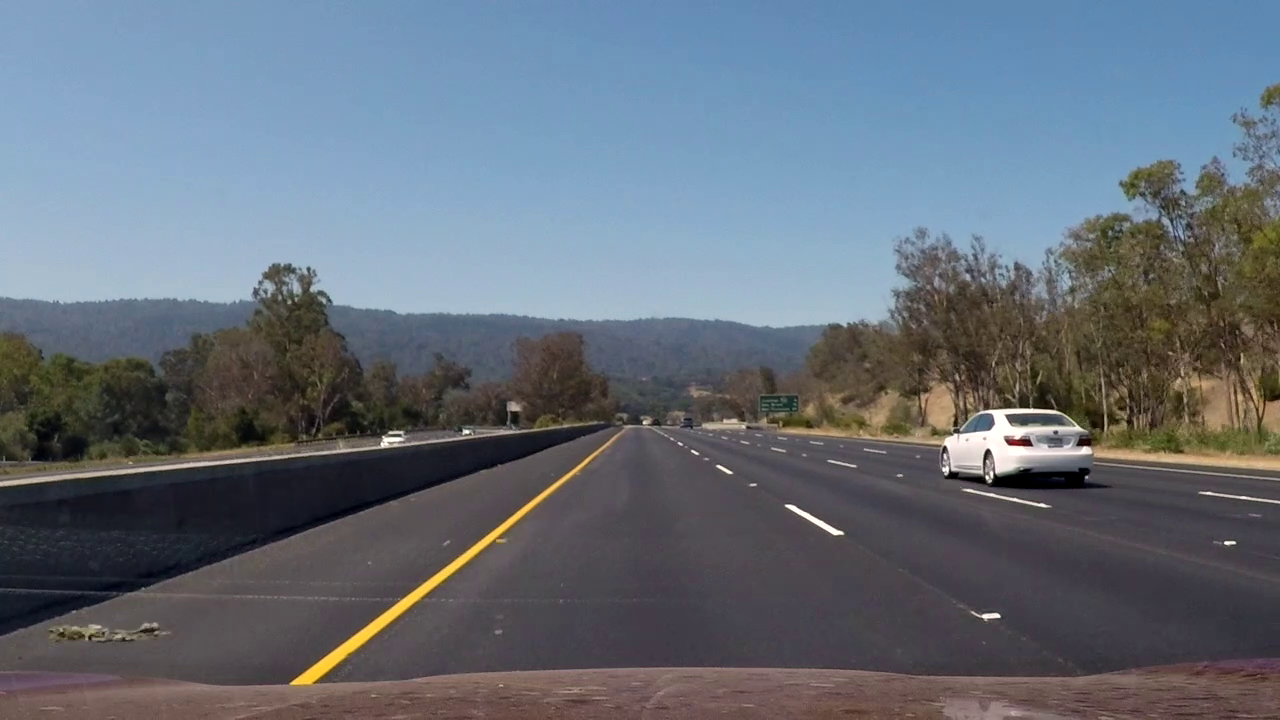
#> input picture report/sample2.png, 1280 x 720 px
$ python main.py   (older library calls are emulated)
#> lines starting #> are read from the running program, lines starting #| are printed output that depends on the picture
import pickle
import cv2
import numpy as np
import matplotlib.pyplot as plt
import matplotlib.image as mpimg
import glob


REPORT = True
CALIBRATE_CAMERA = False


if CALIBRATE_CAMERA:
    camear_calibration = calibrate_camera()
else:
    camear_calibration = pickle.load(open( "camera_calibration.p", "rb" ) )
#> (reads camera_calibration.p from the repository)


#save images for report purpose
if REPORT:
    img = cv2.imread('report/sample2.png')
#> img is the input picture: shape (720, 1280, 3); mean B, G, R 121.1, 110.1, 101
    gray = cv2.cvtColor(img, cv2.COLOR_BGR2GRAY)
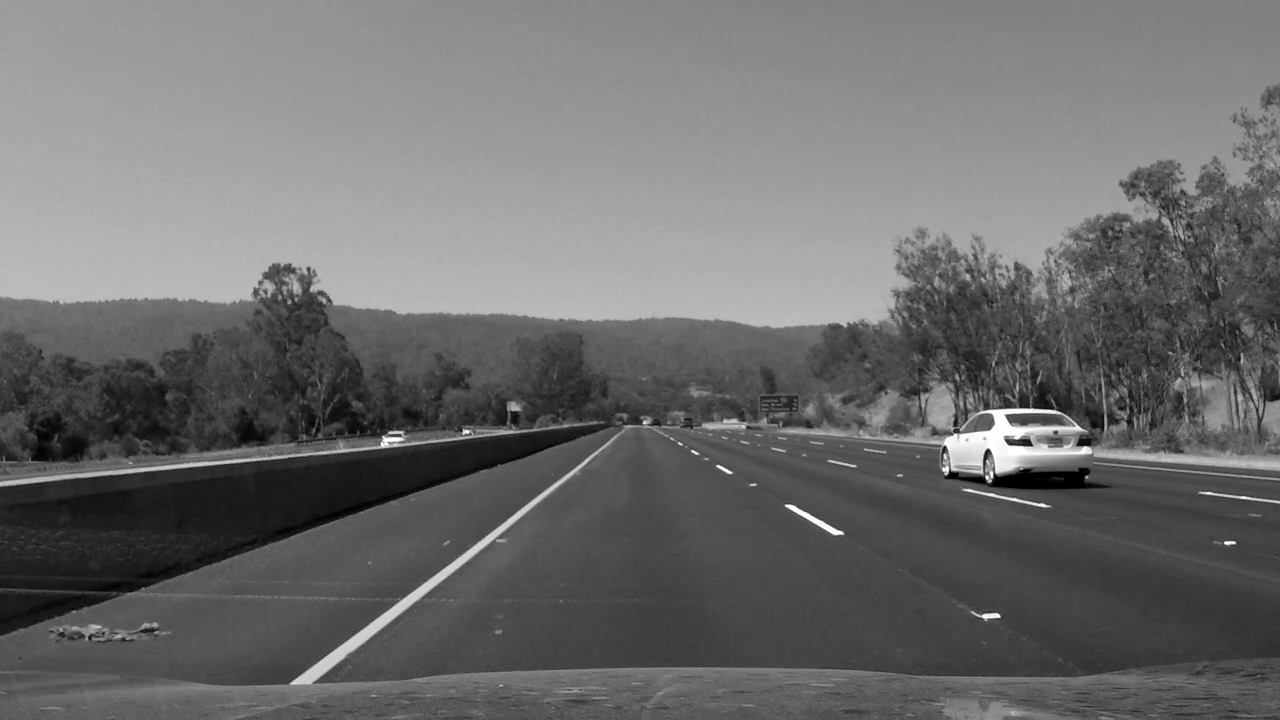
#> gray: shape (720, 1280); min 0, max 255, mean 108.6
    cv2.imwrite("report/before_calibration_road.png",img)
    dst = cv2.undistort(img, camear_calibration['mtx'], camear_calibration['dist'], None, camear_calibration['mtx'])
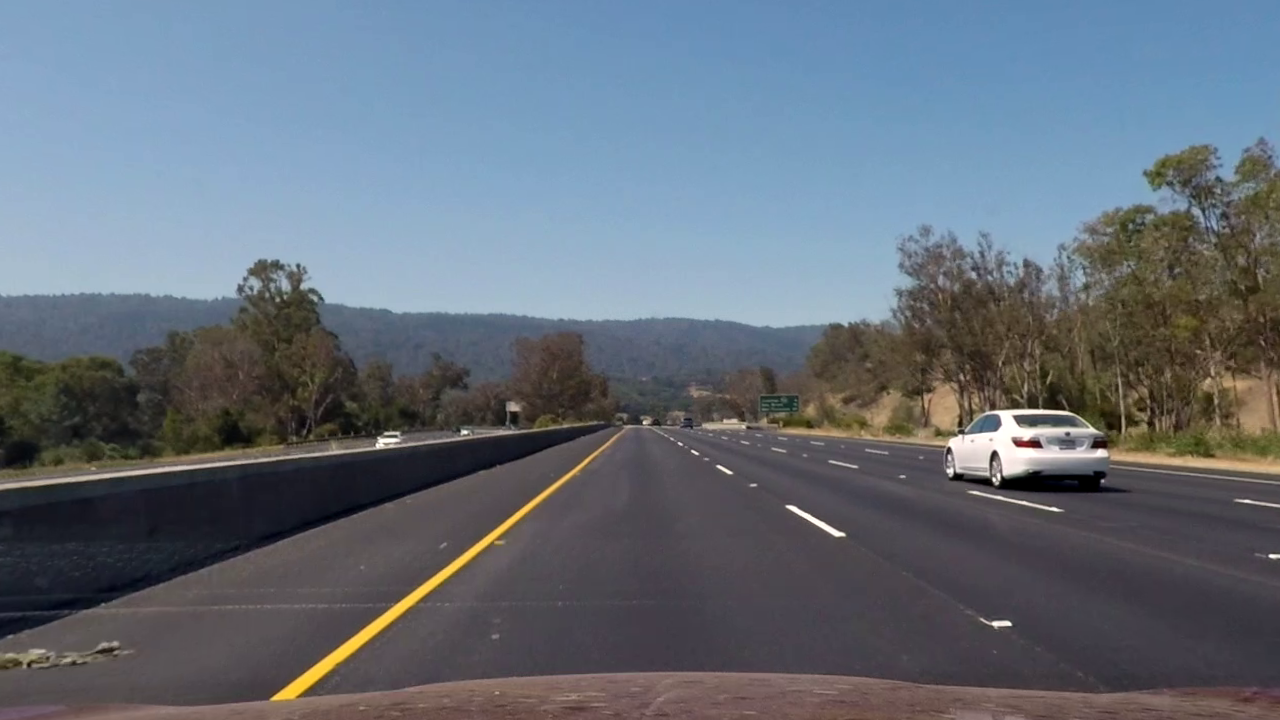
#> dst: shape (720, 1280, 3); mean B, G, R 121.2, 110.1, 100.7
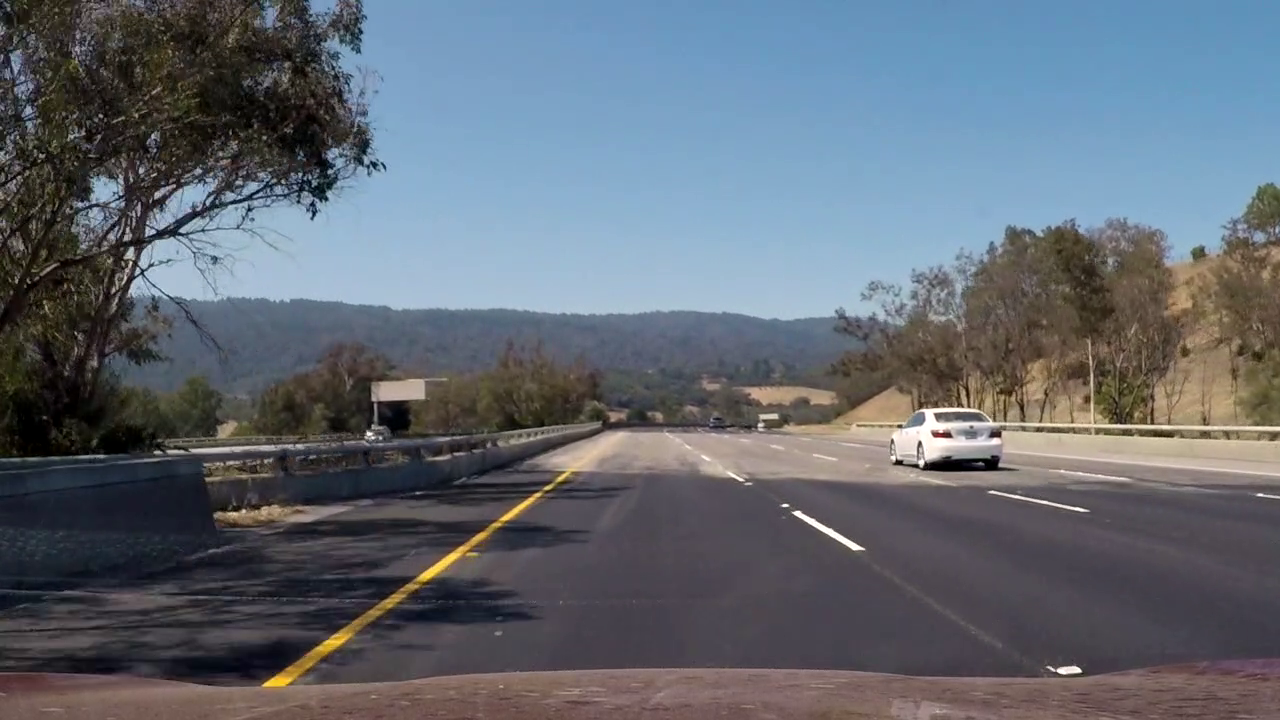
#> input picture report/sample3.png, 1280 x 720 px
#> further down, img is the input picture: shape (720, 1280, 3); mean B, G, R 114.4, 105, 97.9
    cv2.imwrite("report/after_calibration_road.png", dst)


def crop_image(img):
    x_crop = [250,1180]
    y_crop = [440,665]
    out = img[y_crop[0]:y_crop[1],x_crop[0]:x_crop[1]]
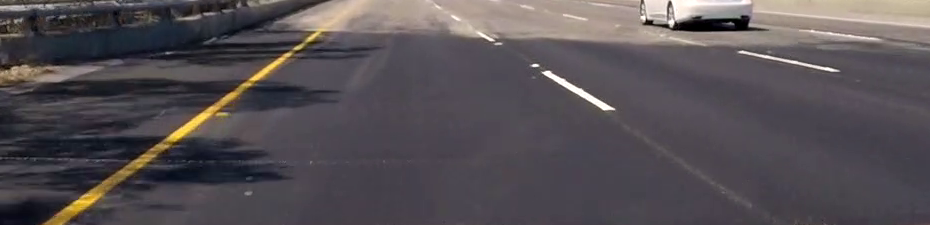
#> out: shape (225, 930, 3); mean B, G, R 83.9, 79.9, 85.8
    return out


def flat_perspective(img):
    #points taken manualy in paint
    img_size = (600, 800)
    offset = {'x':80,'y':10}
    #p1 = [610,440]
    '''Uncrop version '''
    # [5 lines of commented-out code are left out]
    '''CROPPED'''
    p1 = [310,35]
    p4 = [75,205]
    p3 = [750,205]
    p2 = [490,35]
    #p2 = [680,444]


    src = np.float32([p1,p2,p3,p4])
    dst = np.float32([[offset['x'], offset['x']], [img_size[0] - offset['x'], offset['y']],
                      [img_size[0] - offset['x'], img_size[1] - offset['y']],
                      [offset['x'], img_size[1] - offset['y']]])
    M = cv2.getPerspectiveTransform(src, dst)
    out = cv2.warpPerspective(img, M, img_size)
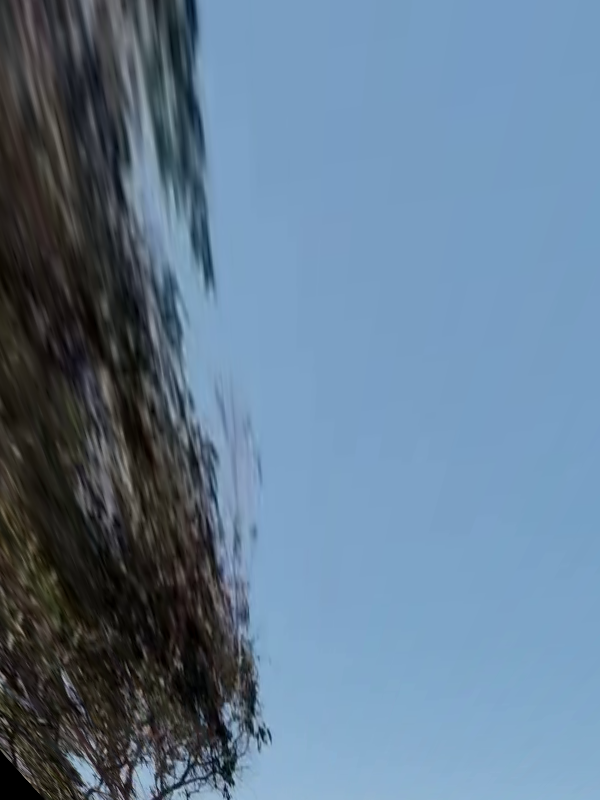
#> out: shape (800, 600, 3); mean B, G, R 146.6, 123.7, 99

    # [7 lines of commented-out code are left out]
    return out


S_threshold = (80, 255)
H_threshold = (15, 100)

def s_treshording(img):

#> (the run stopped early here; a loop or call above may not have finished)
